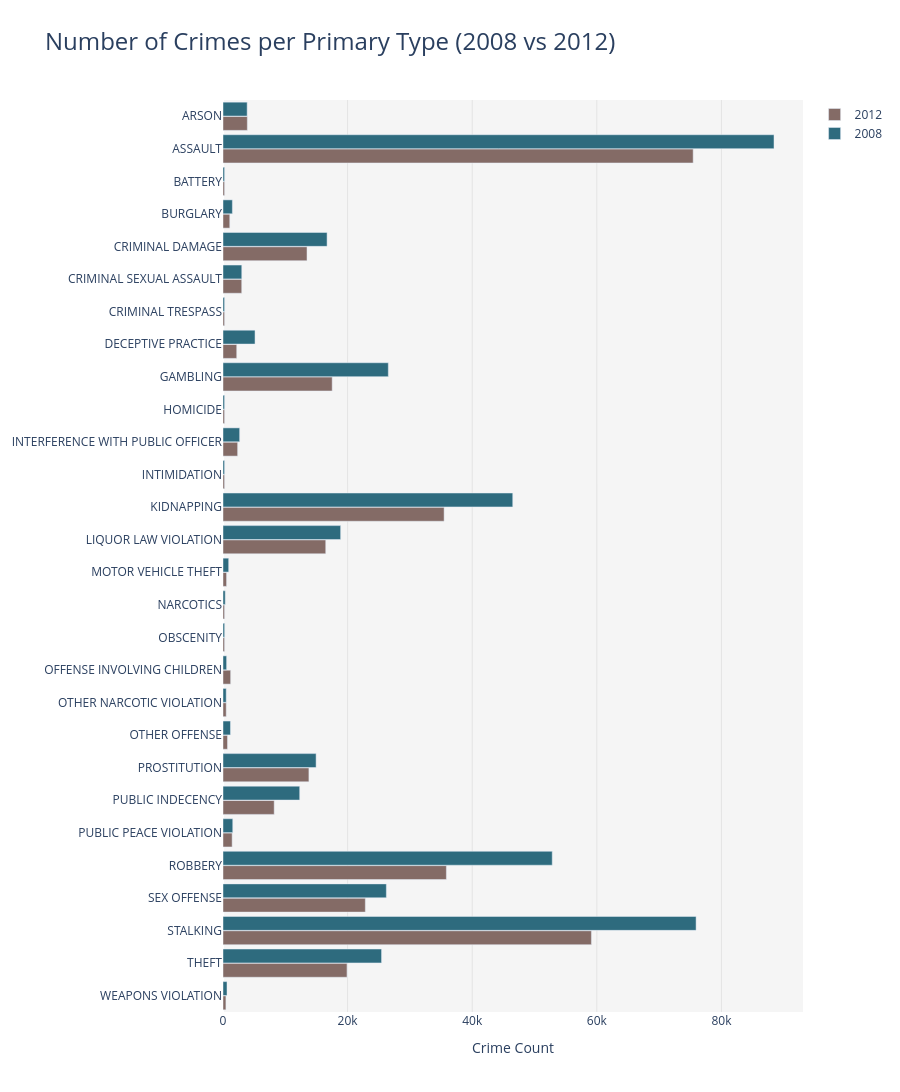

Notebook code cell kept with this figure:
### Markdown cell above
**Recommendation: View the plot on a full screen!**

**Comments on the plot**

So the plot above definitely isn't perfect, primarily because the bars for some crimes are barely visible. I was thinking about changing it, for example, by making two versions of the plot: one with the more frequent crimes and one with the less frequent ones. However, I feel like that could have invited another problem: mainly that the plot for the less frequent crimes would, of course, scale up and when looking at the two plots next to each other, it could appear as if the less frequent crimes are more "common" than they actually are. 

While the plot above definitely has flaws, I would say that it provides some perspective to the viewer. You're not only seeing a representation of recorded crimes and whether they have increased/decreased/stayed the same; you also get a sense of how "uncommon" certain crimes are compared to others. 

I'm aware it's **not** the best plot, but it does give you an overview, so I decided to keep it.

### Code cell
# -------------------------------------------
# 🔹 PLOT: NUMBER OF CRIMES 2008 VS. 2012 (revised)
# -------------------------------------------

# This plot was not included in the original assignment, but is instead something I made afterwards 
# I realised after I handed in my assignment that I completely forgot to use Plotly Express when visualising the data


# ------- PREPARE DATA -------
# Merge Percent Change 
merged = crime_counts_2008_and_2012_melted.merge(
    crime_counts_2008_and_2012_df[['Primary Type', 'Percent Change']],
    on='Primary Type',
    how='left'
)

# Sort alphaberically: A -> Z
merged_sorted = merged.sort_values('Primary Type')

# Minimum visible bar height (so bars with very few crimes are still hoverable)
MIN_HEIGHT = 250    # <-- completely arbitrary number

merged_sorted['Crime Count Plot'] = merged_sorted['Crime Count'].apply(
    lambda x: MIN_HEIGHT if x < MIN_HEIGHT else x
)


# ------- PIVOT DATA FOR PLOTTING -------
pivot_plot = merged_sorted.pivot_table(
    index='Primary Type',
    columns='Year',
    values='Crime Count Plot',
    aggfunc='first'
).reindex(sorted(merged_sorted['Primary Type'].unique()))   # alphabetical A -> Z

pivot_real = merged_sorted.pivot_table(
    index='Primary Type',
    columns='Year',
    values='Crime Count',
    aggfunc='first'
).reindex(pivot_plot.index)

# y-axis order: A at the top
y_order = list(pivot_plot.index)
y_order_for_plot = y_order[::-1]

# Set order of traces for correct vertical stacking (i.e. top vs bottom)
# Draw 2012 first to 2008 bars appear on top/above visually
trace_years_in_desired_draw_order = [2012, 2008]


# ------- PLOTTING -------
fig = go.Figure()

for yr in trace_years_in_desired_draw_order:
    x_plot = pivot_plot[yr].reindex(y_order).values
    x_real = pivot_real[yr].reindex(y_order).values

    customdata=pd.concat([
        pd.Series(x_real).reset_index(drop=True),
        merged_sorted.groupby('Primary Type')['Percent Change'].first().reindex(y_order).reset_index(drop='True'),
        pd.Series([yr]*len(y_order))
    ], axis=1)

    fig.add_trace(
        go.Bar(
            x=x_plot,
            y=y_order_for_plot,
            orientation='h',
            name=str(yr),
            marker=dict(color="#2e6b7e" if yr==2008 else "#846b66"),
            hovertemplate=(
                '<b>%{y}</b><br>' +
                'Year: %{customdata[2]}<br>' +
                'Crime Count: %{customdata[0]}<br>' +       # this displays the real value (i.e. NOT including the MIN_HEIGHT)
                'Percent Change (2008→2012): %{customdata[1]:+.0f}%<br>' +
                '<extra></extra>'
            ),
            customdata=customdata
        )
    )

# ------- LAYOUT TWEAKS -------
fig.update_layout(
    title="Number of Crimes per Primary Type (2008 vs 2012)",
    barmode='group',
    height=1200,
    width=900,
    plot_bgcolor='whitesmoke',
    bargap=0.12,
    bargroupgap=0.03,
    title_font=dict(size=24)
)

fig.update_xaxes(showgrid=True, gridwidth=0.5, gridcolor='lightgray', title_text="Crime Count")
fig.update_yaxes(showgrid=False)

fig.show()

# ------- SAVE FIGURE -------
fig.write_html('crime_plot_2008_vs_2012.html')

### Figure 1 — Plotly figure (JSON) as saved in the notebook; plotly's stock layout.template omitted (floating-point values rounded to 4 significant figures)
{"data": [{"customdata": [[469.0, -27.17, 2012.0], [19900.0, -21.8, 2012.0], [59130.0, -22.12, 2012.0], [22840.0, -12.87, 2012.0], [35860.0, -32.15, 2012.0], [1469.0, -6.19, 2012.0], [8216.0, -33.26, 2012.0], [13790.0, -7.72, 2012.0], [724.0, -39.62, 2012.0], [515.0, 0.39, 2012.0], [1228.0, 111.7, 2012.0], [156.0, -40.23, 2012.0], [235.0, -34.54, 2012.0], [573.0, -37.17, 2012.0], [16490.0, -12.66, 2012.0], [35490.0, -23.69, 2012.0], [26.0, 100.0, 2012.0], [2349.0, -12.15, 2012.0], [6.0, -50.0, 2012.0], [17520.0, -33.95, 2012.0], [2204.0, -57.13, 2012.0], [17.0, 325.0, 2012.0], [3007.0, -0.2, 2012.0], [13480.0, -19.27, 2012.0], [1089.0, -27.59, 2012.0], [207.0, 8.95, 2012.0], [75460.0, -14.67, 2012.0], [3907.0, 0.77, 2012.0]], "hovertemplate": "<b>%{y}</b><br>Year: %{customdata[2]}<br>Crime Count: %{customdata[0]}<br>Percent Change (2008→2012): %{customdata[1]:+.0f}%<br><extra></extra>", "marker": {"color": "#846b66"}, "name": "2012", "orientation": "h", "type": "bar", "x": [469, 19900, 59132, 22844, 35855, 1469, 8216, 13788, 724, 515, 1228, 250, 250, 573, 16490, 35489, 250, 2349, 250, 17524, 2204, 250, 3007, 13484, 1089, 250, 75464, 3907], "y": ["WEAPONS VIOLATION", "THEFT", "STALKING", "SEX OFFENSE", "ROBBERY", "PUBLIC PEACE VIOLATION", "PUBLIC INDECENCY", "PROSTITUTION", "OTHER OFFENSE", "OTHER NARCOTIC VIOLATION", "OFFENSE INVOLVING CHILDREN", "OBSCENITY", "NARCOTICS", "MOTOR VEHICLE THEFT", "LIQUOR LAW VIOLATION", "KIDNAPPING", "INTIMIDATION", "INTERFERENCE WITH PUBLIC OFFICER", "HOMICIDE", "GAMBLING", "DECEPTIVE PRACTICE", "CRIMINAL TRESPASS", "CRIMINAL SEXUAL ASSAULT", "CRIMINAL DAMAGE", "BURGLARY", "BATTERY", "ASSAULT", "ARSON"]}, {"customdata": [[644.0, -27.17, 2008.0], [25450.0, -21.8, 2008.0], [75930.0, -22.12, 2008.0], [26220.0, -12.87, 2008.0], [52840.0, -32.15, 2008.0], [1566.0, -6.19, 2008.0], [12310.0, -33.26, 2008.0], [14940.0, -7.72, 2008.0], [1199.0, -39.62, 2008.0], [513.0, 0.39, 2008.0], [580.0, 111.7, 2008.0], [261.0, -40.23, 2008.0], [359.0, -34.54, 2008.0], [912.0, -37.17, 2008.0], [18880.0, -12.66, 2008.0], [46510.0, -23.69, 2008.0], [13.0, 100.0, 2008.0], [2674.0, -12.15, 2008.0], [12.0, -50.0, 2008.0], [26530.0, -33.95, 2008.0], [5141.0, -57.13, 2008.0], [4.0, 325.0, 2008.0], [3013.0, -0.2, 2008.0], [16700.0, -19.27, 2008.0], [1504.0, -27.59, 2008.0], [190.0, 8.95, 2008.0], [88440.0, -14.67, 2008.0], [3877.0, 0.77, 2008.0]], "hovertemplate": "<b>%{y}</b><br>Year: %{customdata[2]}<br>Crime Count: %{customdata[0]}<br>Percent Change (2008→2012): %{customdata[1]:+.0f}%<br><extra></extra>", "marker": {"color": "#2e6b7e"}, "name": "2008", "orientation": "h", "type": "bar", "x": [644, 25448, 75930, 26218, 52843, 1566, 12310, 14942, 1199, 513, 580, 261, 359, 912, 18881, 46506, 250, 2674, 250, 26532, 5141, 250, 3013, 16703, 1504, 250, 88437, 3877], "y": ["WEAPONS VIOLATION", "THEFT", "STALKING", "SEX OFFENSE", "ROBBERY", "PUBLIC PEACE VIOLATION", "PUBLIC INDECENCY", "PROSTITUTION", "OTHER OFFENSE", "OTHER NARCOTIC VIOLATION", "OFFENSE INVOLVING CHILDREN", "OBSCENITY", "NARCOTICS", "MOTOR VEHICLE THEFT", "LIQUOR LAW VIOLATION", "KIDNAPPING", "INTIMIDATION", "INTERFERENCE WITH PUBLIC OFFICER", "HOMICIDE", "GAMBLING", "DECEPTIVE PRACTICE", "CRIMINAL TRESPASS", "CRIMINAL SEXUAL ASSAULT", "CRIMINAL DAMAGE", "BURGLARY", "BATTERY", "ASSAULT", "ARSON"]}], "layout": {"bargap": 0.12, "bargroupgap": 0.03, "barmode": "group", "height": 1200, "plot_bgcolor": "whitesmoke", "title": {"font": {"size": 24}, "text": "Number of Crimes per Primary Type (2008 vs 2012)"}, "width": 900, "xaxis": {"gridcolor": "lightgray", "gridwidth": 0.5, "showgrid": true, "title": {"text": "Crime Count"}}, "yaxis": {"showgrid": false}}}
